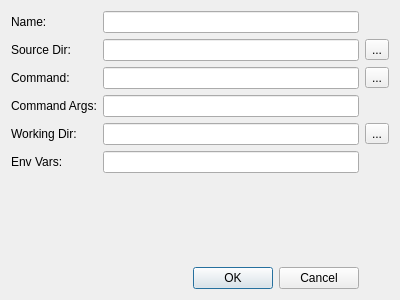
<?xml version="1.0" encoding="UTF-8"?>
<ui version="4.0">
 <class>CSetupDebug</class>
 <widget class="QDialog" name="CSetupDebug">
  <property name="geometry">
   <rect>
    <x>0</x>
    <y>0</y>
    <width>400</width>
    <height>300</height>
   </rect>
  </property>
  <property name="windowTitle">
   <string>Dialog</string>
  </property>
  <layout class="QGridLayout" name="gridLayout">
   <item row="4" column="0">
    <widget class="QLabel" name="label_3">
     <property name="text">
      <string>Working Dir:</string>
     </property>
    </widget>
   </item>
   <item row="3" column="1">
    <widget class="QLineEdit" name="cmdArgs"/>
   </item>
   <item row="4" column="1">
    <widget class="QLineEdit" name="workDir"/>
   </item>
   <item row="6" column="0">
    <widget class="QLabel" name="label_5">
     <property name="text">
      <string>Env Vars:</string>
     </property>
    </widget>
   </item>
   <item row="8" column="0" colspan="2">
    <widget class="QDialogButtonBox" name="buttonBox">
     <property name="orientation">
      <enum>Qt::Horizontal</enum>
     </property>
     <property name="standardButtons">
      <set>QDialogButtonBox::Cancel|QDialogButtonBox::Ok</set>
     </property>
    </widget>
   </item>
   <item row="2" column="2">
    <widget class="QToolButton" name="selectCmdBtn">
     <property name="text">
      <string>...</string>
     </property>
    </widget>
   </item>
   <item row="2" column="1">
    <widget class="QLineEdit" name="cmd"/>
   </item>
   <item row="2" column="0">
    <widget class="QLabel" name="label">
     <property name="text">
      <string>Command:</string>
     </property>
    </widget>
   </item>
   <item row="7" column="1">
    <spacer name="verticalSpacer">
     <property name="orientation">
      <enum>Qt::Vertical</enum>
     </property>
     <property name="sizeHint" stdset="0">
      <size>
       <width>20</width>
       <height>40</height>
      </size>
     </property>
    </spacer>
   </item>
   <item row="6" column="1">
    <widget class="QLineEdit" name="envVars"/>
   </item>
   <item row="0" column="1">
    <widget class="QLineEdit" name="name"/>
   </item>
   <item row="3" column="0">
    <widget class="QLabel" name="label_2">
     <property name="text">
      <string>Command Args:</string>
     </property>
    </widget>
   </item>
   <item row="4" column="2">
    <widget class="QToolButton" name="selectWorkDirBtn">
     <property name="text">
      <string>...</string>
     </property>
    </widget>
   </item>
   <item row="0" column="0">
    <widget class="QLabel" name="label_6">
     <property name="text">
      <string>Name:</string>
     </property>
    </widget>
   </item>
   <item row="1" column="0">
    <widget class="QLabel" name="label_4">
     <property name="text">
      <string>Source Dir:</string>
     </property>
    </widget>
   </item>
   <item row="1" column="1">
    <widget class="QLineEdit" name="sourceDir"/>
   </item>
   <item row="1" column="2">
    <widget class="QToolButton" name="sourceDirBtn">
     <property name="text">
      <string>...</string>
     </property>
    </widget>
   </item>
  </layout>
 </widget>
 <tabstops>
  <tabstop>name</tabstop>
  <tabstop>sourceDir</tabstop>
  <tabstop>sourceDirBtn</tabstop>
  <tabstop>cmd</tabstop>
  <tabstop>selectCmdBtn</tabstop>
  <tabstop>cmdArgs</tabstop>
  <tabstop>workDir</tabstop>
  <tabstop>selectWorkDirBtn</tabstop>
  <tabstop>envVars</tabstop>
 </tabstops>
 <resources/>
 <connections>
  <connection>
   <sender>buttonBox</sender>
   <signal>accepted()</signal>
   <receiver>CSetupDebug</receiver>
   <slot>accept()</slot>
   <hints>
    <hint type="sourcelabel">
     <x>248</x>
     <y>254</y>
    </hint>
    <hint type="destinationlabel">
     <x>157</x>
     <y>274</y>
    </hint>
   </hints>
  </connection>
  <connection>
   <sender>buttonBox</sender>
   <signal>rejected()</signal>
   <receiver>CSetupDebug</receiver>
   <slot>reject()</slot>
   <hints>
    <hint type="sourcelabel">
     <x>316</x>
     <y>260</y>
    </hint>
    <hint type="destinationlabel">
     <x>286</x>
     <y>274</y>
    </hint>
   </hints>
  </connection>
 </connections>
</ui>
